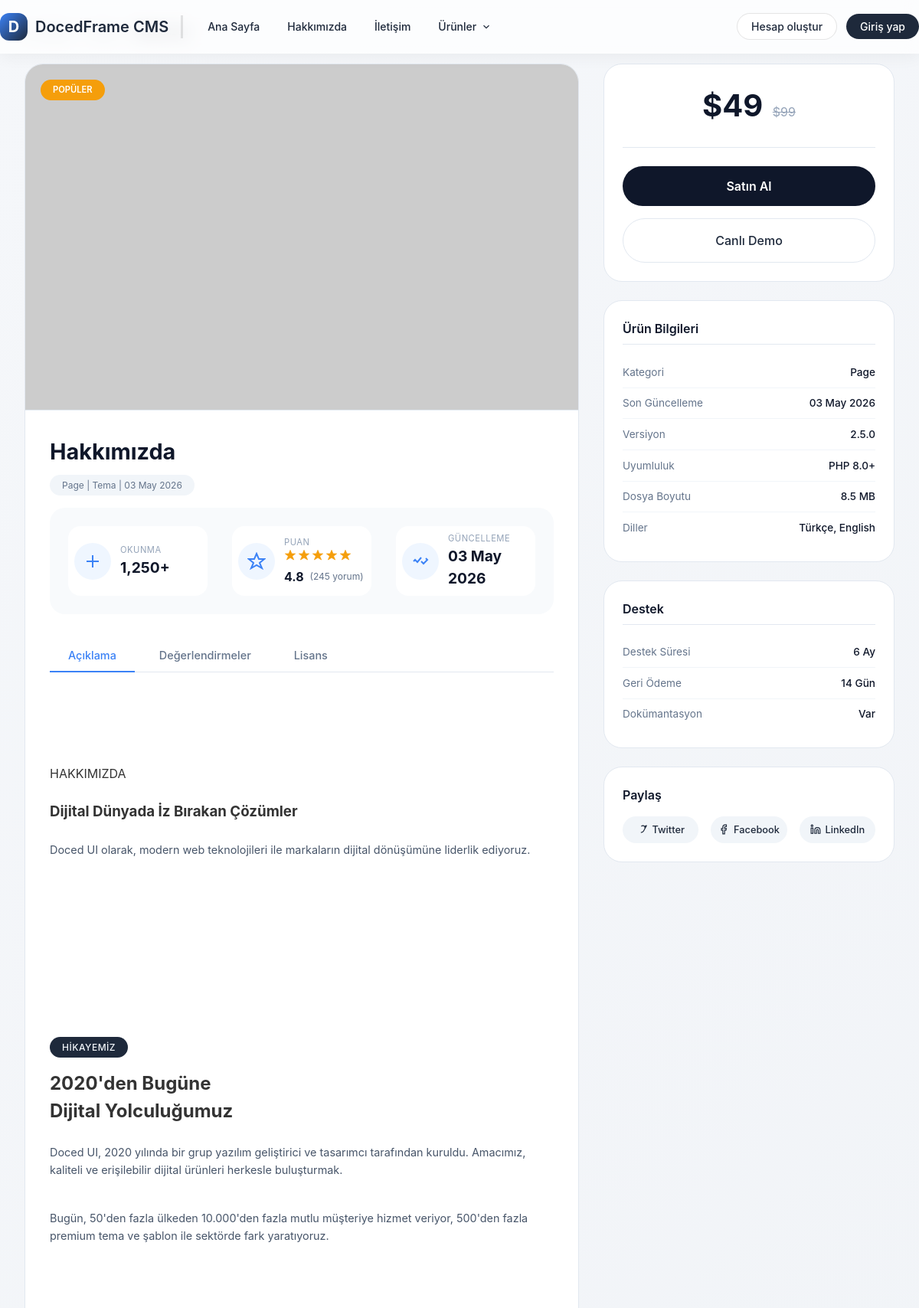
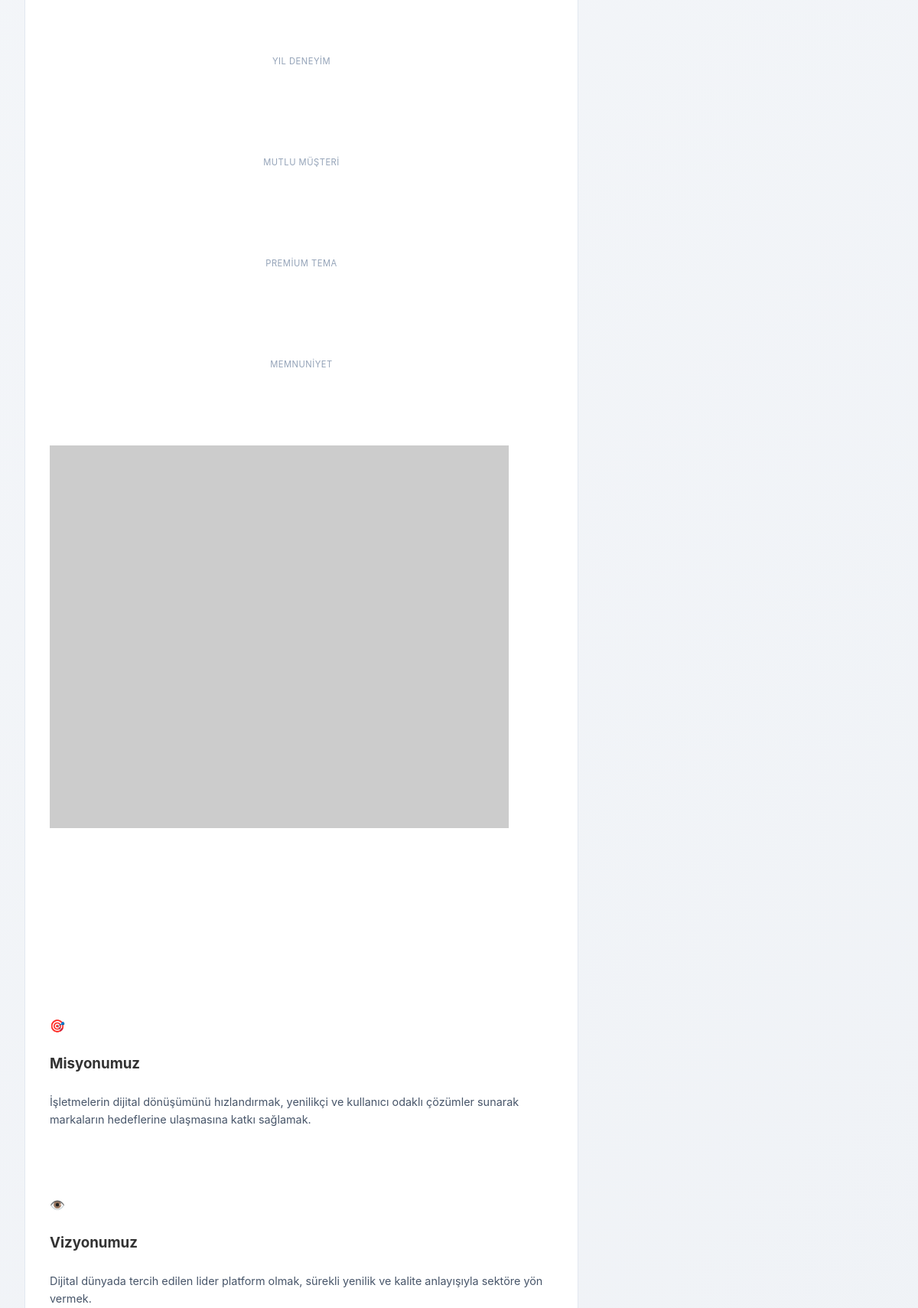
Screenshot of /index.php?p=6 (upper part) with the database file from the repository (2 pictures, top to bottom).
### tables this page shows
CREATE TABLE `options` (
  `id` int NOT NULL,
  `option_key` varchar(255) NOT NULL,
  `option_value` text,
  `autoload` tinyint DEFAULT '1',
  `created_at` timestamp NULL DEFAULT CURRENT_TIMESTAMP,
  `updated_at` timestamp NULL DEFAULT CURRENT_TIMESTAMP ON UPDATE CURRENT_TIMESTAMP
);

CREATE TABLE `menu_items` (
  `id` int NOT NULL,
  `menu_id` int NOT NULL,
  `parent_id` int DEFAULT '0',
  `title` varchar(255) NOT NULL,
  `url` varchar(255) NOT NULL,
  `target` varchar(20) DEFAULT '_self',
  `icon` varchar(100) DEFAULT NULL,
  `position` int DEFAULT '0',
  `created_at` timestamp NULL DEFAULT CURRENT_TIMESTAMP,
  `menu_type` varchar(20) DEFAULT 'default'
);

CREATE TABLE `posts` (
  `id` int NOT NULL,
  `title` varchar(255) NOT NULL,
  `slug` varchar(255) NOT NULL,
  `content` longtext,
  `excerpt` text,
  `type` varchar(50) DEFAULT 'post',
  `status` varchar(20) DEFAULT 'draft',
  `author_id` int DEFAULT NULL,
  `created_at` timestamp NULL DEFAULT CURRENT_TIMESTAMP,
  `updated_at` timestamp NULL DEFAULT CURRENT_TIMESTAMP ON UPDATE CURRENT_TIMESTAMP
);

### themes/default/single.php (the view, shortened to what the rows shown need)
<?php include __DIR__ . '/header.php'; ?>
<section class="single-page">
	<div class="breadcrumb">
		<a href="<?php echo home_url(); ?>">Ana Sayfa</a>
		<span>/</span>
		<a href="/yazilar">Yazılar</a>
		<span>/</span>
		<span class="current"><?php echo htmlspecialchars($post['title']); ?></span>
	</div>
	<div class="single-grid">
		<div class="single-main">
			<div class="theme-image">
				<img src="<?php echo get_post_image($post['id']); ?>" alt="<?php echo htmlspecialchars($post['title']); ?>">
				<div class="image-badges">
					<span class="image-badge hot">POPÜLER</span>
				</div>
			</div>
			<div class="theme-info">
				<h1 class="theme-title"><?php echo htmlspecialchars($post['title']); ?></h1>
				<span class="theme-category"><?php echo ucfirst($post['type']); ?> | Tema | <?php echo date('d M Y', strtotime($post['created_at'])); ?></span>
				<div class="theme-stats">
					<div class="stat-box">
						<div class="stat-icon">
							<svg viewBox="0 0 24 24" fill="none" stroke="currentColor" stroke-width="2">
								<path d="M12 4L12 20M20 12L4 12"/>
							</svg>
						</div>
						<div class="stat-content">
							<div class="stat-label">Okunma</div>
							<div class="stat-value">1,250+</div>
						</div>
					</div>
					<div class="stat-box">
						<div class="stat-icon">
							<svg viewBox="0 0 24 24" fill="none" stroke="currentColor" stroke-width="2">
								<path d="M12 2L15 9H22L16 14L19 21L12 17L5 21L8 14L2 9H9L12 2Z"/>
							</svg>
						</div>
						<div class="stat-content">
							<div class="stat-label">Puan</div>
							<div class="stat-rating">
								<div class="rating-stars-large">
									<svg viewBox="0 0 24 24"><path d="M12 2L15 9H22L16 14L19 21L12 17L5 21L8 14L2 9H9L12 2Z"/></svg>
									<svg viewBox="0 0 24 24"><path d="M12 2L15 9H22L16 14L19 21L12 17L5 21L8 14L2 9H9L12 2Z"/></svg>
									<svg viewBox="0 0 24 24"><path d="M12 2L15 9H22L16 14L19 21L12 17L5 21L8 14L2 9H9L12 2Z"/></svg>
									<svg viewBox="0 0 24 24"><path d="M12 2L15 9H22L16 14L19 21L12 17L5 21L8 14L2 9H9L12 2Z"/></svg>
									<svg viewBox="0 0 24 24"><path d="M12 2L15 9H22L16 14L19 21L12 17L5 21L8 14L2 9H9L12 2Z"/></svg>
								</div>
								<span class="rating-value-large">4.8</span>
								<span class="rating-count">(245 yorum)</span>
							</div>
						</div>
					</div>
					<div class="stat-box">
						<div class="stat-icon">
							<svg viewBox="0 0 24 24" fill="none" stroke="currentColor" stroke-width="2">
								<path d="M3 12L5 10L8 13L13 7"/>
								<path d="M19 8L21 10L16 15L13 12"/>
							</svg>
						</div>
						<div class="stat-content">
							<div class="stat-label">Güncelleme</div>
							<div class="stat-value"><?php echo date('d M Y', strtotime($post['created_at'])); ?></div>
						</div>
					</div>
				</div>
				<div class="theme-tabs">
					<div class="tabs-header">
						<button class="tab-btn active" data-tab="tab-description">Açıklama</button>
						<button class="tab-btn" data-tab="tab-reviews">Değerlendirmeler</button>
						<button class="tab-btn" data-tab="tab-license">Lisans</button>
					</div>
					<div class="tab-pane active" id="tab-description">
						<div class="description-content">
							<?php echo nl2br($post['content']); ?>
						</div>
					</div>
				</div>
			</div>
		</div>
		<div class="single-sidebar">
			<div class="price-card">
				<div class="price-amount">
					<span class="current-price">$49</span>
					<span class="old-price">$99</span>
				</div>
				<div class="price-buttons">
					<button class="btn-buy-now" id="buyNowBtn">Satın Al</button>
					<a href="#" class="btn-demo-full" id="demoFullBtn">Canlı Demo</a>
				</div>
			</div>
			<div class="info-card">
				<h3>Ürün Bilgileri</h3>
				<ul class="info-list">
					<li><span class="info-label">Kategori</span><span class="info-value"><?php echo ucfirst($post['type']); ?></span></li>
					<li><span class="info-label">Son Güncelleme</span><span class="info-value"><?php echo date('d M Y', strtotime($post['created_at'])); ?></span></li>
					<li><span class="info-label">Versiyon</span><span class="info-value">2.5.0</span></li>
					<li><span class="info-label">Uyumluluk</span><span class="info-value">PHP 8.0+</span></li>
					<li><span class="info-label">Dosya Boyutu</span><span class="info-value">8.5 MB</span></li>
					<li><span class="info-label">Diller</span><span class="info-value">Türkçe, English</span></li>
				</ul>
			</div>
			<div class="info-card">
				<h3>Destek</h3>
				<ul class="info-list">
					<li><span class="info-label">Destek Süresi</span><span class="info-value">6 Ay</span></li>
					<li><span class="info-label">Geri Ödeme</span><span class="info-value">14 Gün</span></li>
					<li><span class="info-label">Dokümantasyon</span><span class="info-value">Var</span></li>
				</ul>
			</div>
			<div class="share-card">
				<h3>Paylaş</h3>
				<div class="share-buttons">
					<button class="share-btn" data-platform="twitter">
						<svg width="14" height="14" viewBox="0 0 24 24" fill="none" stroke="currentColor" stroke-width="2">
							<path d="M23 3C23 3 20.5 4 18 5.5C16.5 3 13 3 11 5.5M23 3L18 9M23 3L16 16C15 18 13 19 10 19"/>
						</svg>
						Twitter
					</button>
					<button class="share-btn" data-platform="facebook">
						<svg width="14" height="14" viewBox="0 0 24 24" fill="none" stroke="currentColor" stroke-width="2">
							<path d="M18 2h-3a5 5 0 0 0-5 5v3H7v4h3v8h4v-8h3l1-4h-4V7a1 1 0 0 1 1-1h3z"/>
						</svg>
						Facebook
					</button>
					<button class="share-btn" data-platform="linkedin">
						<svg width="14" height="14" viewBox="0 0 24 24" fill="none" stroke="currentColor" stroke-width="2">
							<path d="M16 8a6 6 0 0 1 6 6v7h-4v-7a2 2 0 0 0-2-2 2 2 0 0 0-2 2v7h-4v-7a6 6 0 0 1 6-6z"/>
							<rect x="2" y="9" width="4" height="12"/>
							<circle cx="4" cy="4" r="2"/>
						</svg>
						LinkedIn
					</button>
				</div>
			</div>
		</div>
	</div>
</section>
<?php include __DIR__ . '/footer.php'; ?>

### themes/default/header.php (shortened to what the rows shown need)
<!DOCTYPE html>
<html lang="tr">
<head>
    <link rel="stylesheet" href="/themes/default/assets/css/style.css">
</head>
<body>
<header class="main-nav" id="mainNav">
    <div class="nav-container">
        <div class="nav-left">
            <a href="<?php echo home_url(); ?>" class="logo-wrapper">
                <div class="logo-icon"><span>D</span></div>
                <span class="logo-text"><?php echo get_option('site_name', 'DocedFrame'); ?></span>
            </a>
            <span class="divider"></span>
            <ul class="nav-menu" id="navMenu">
                <?php
                try {
                    $menuModel = new \App\Models\Menu();
                    $menu = $menuModel->getByLocation('primary');
                    if ($menu && !empty($menu['items'])):
                        foreach ($menu['items'] as $item):
                            $hasChildren = isset($item['children']) && !empty($item['children']);
                ?>
                <li class="nav-item <?php echo $hasChildren ? 'dropdown' : ''; ?>">
                    <?php if ($hasChildren): ?>
                    <button class="nav-link">
                        <?php echo htmlspecialchars($item['title']); ?>
                        <svg class="chevron-icon" viewBox="0 0 24 24" fill="none">
                            <path d="M6 9L12 15L18 9" stroke="currentColor" stroke-width="2"/>
                        </svg>
                    </button>
                    <?php else: ?>
                    <a href="<?php echo $item['url']; ?>" class="nav-link"><?php echo htmlspecialchars($item['title']); ?></a>
                    <?php endif; ?>
                </li>
                <?php
                        endforeach;
                    endif;
                } catch (Exception $e) {}
                ?>
            </ul>
        </div>
        <?php
        $isLoggedIn = \Core\Auth\Auth::check();
        $userName = '';
        $userEmail = '';
        $userInitial = 'G';
        ?>
        <div class="user-actions">
            <?php if ($isLoggedIn): ?>
            <div class="cart-dropdown" id="cartDropdown">
                <button class="cart-btn" id="cartBtn">
                    <svg width="20" height="20" viewBox="0 0 24 24" fill="none" stroke="currentColor" stroke-width="2">
                        <circle cx="9" cy="21" r="1"/>
                        <circle cx="20" cy="21" r="1"/>
                        <path d="M1 1h4l2.68 13.39a2 2 0 0 0 2 1.61h9.72a2 2 0 0 0 2-1.61L23 6H6"/>
                    </svg>
                    <span class="cart-count" id="cartCount">0</span>
                </button>
                <div class="cart-menu" id="cartMenu">
                    <div class="cart-header">
                        <h4>Sepetim</h4>
                        <button class="cart-close-btn" id="cartCloseBtn">
                            <svg width="18" height="18" viewBox="0 0 24 24" fill="none" stroke="currentColor" stroke-width="2">
                                <line x1="18" y1="6" x2="6" y2="18"/>
                                <line x1="6" y1="6" x2="18" y2="18"/>
                            </svg>
                        </button>
                    </div>
                    <div class="cart-items" id="cartItems">
                        <div class="cart-empty"><p>Sepetiniz boş</p></div>
                    </div>
                    <div class="cart-footer">
                        <div class="cart-total"><span>Toplam:</span><strong id="cartTotal">$0</strong></div>
                        <button class="cart-checkout" id="cartCheckout">Sepeti Onayla</button>
                    </div>
                </div>
            </div>
            <div class="account-dropdown" id="accountDropdown">
                <button class="account-btn" id="accountBtn">
                    <div class="account-avatar" id="accountAvatar"><?php echo $userInitial; ?></div>
                    <span class="account-name" id="accountName"><?php echo htmlspecialchars($userName); ?></span>
                    <svg class="chevron-icon" viewBox="0 0 24 24" fill="none">
                        <path d="M6 9L12 15L18 9" stroke="currentColor" stroke-width="2"/>
                    </svg>
                </button>
                <div class="account-menu" id="accountMenu">
                    <div class="account-profile">
                        <div class="profile-avatar" id="profileAvatar"><?php echo $userInitial; ?></div>
                        <div class="profile-info">
                            <div class="profile-name" id="profileName"><?php echo htmlspecialchars($userName); ?></div>
                            <div class="profile-email" id="profileEmail"><?php echo htmlspecialchars($userEmail); ?></div>
                        </div>
                    </div>
                    <ul class="account-links">
                        <li><a href="/profil"><svg width="16" height="16" viewBox="0 0 24 24" fill="none" stroke="currentColor" stroke-width="2"><path d="M20 21v-2a4 4 0 0 0-4-4H8a4 4 0 0 0-4 4v2"/><circle cx="12" cy="7" r="4"/></svg>Profilim</a></li>
                        <li><a href="/siparisler"><svg width="16" height="16" viewBox="0 0 24 24" fill="none" stroke="currentColor" stroke-width="2"><rect x="2" y="3" width="20" height="14" rx="2"/><line x1="8" y1="21" x2="16" y2="21"/><line x1="12" y1="17" x2="12" y2="21"/></svg>Siparişlerim</a></li>
                        <li><a href="/sepet"><svg width="16" height="16" viewBox="0 0 24 24" fill="none" stroke="currentColor" stroke-width="2"><circle cx="9" cy="21" r="1"/><circle cx="20" cy="21" r="1"/><path d="M1 1h4l2.68 13.39a2 2 0 0 0 2 1.61h9.72a2 2 0 0 0 2-1.61L23 6H6"/></svg>Sepetim</a></li>
                    </ul>
                    <div class="account-divider"></div>
                    <ul class="account-links">
                        <li><a href="/df-admin/logout"><svg width="16" height="16" viewBox="0 0 24 24" fill="none" stroke="currentColor" stroke-width="2"><path d="M9 21H5a2 2 0 0 1-2-2V5a2 2 0 0 1 2-2h4"/><polyline points="16 17 21 12 16 7"/><line x1="21" y1="12" x2="9" y2="12"/></svg>Çıkış Yap</a></li>
                    </ul>
                </div>
            </div>
            <?php else: ?>
            <button class="btn-outline" id="signupBtn">Hesap oluştur</button>
            <button class="btn-primary" id="loginBtn">Giriş yap</button>
            <?php endif; ?>
        </div>
    </div>
</header>
<main class="site-main">

### rows the page displays
options: option_value "DocedFrame CMS"
menu_items: title "Ana Sayfa"
menu_items: title "Hakkımızda"
menu_items: title "İletişim"
menu_items: title "Ürünler"
posts: title "Hakkımızda", type "Page", created_at "03 May 2026", content "HAKKIMIZDA Dijital Dünyada İz Bırakan Çözümler Doced UI olarak, modern web teknolojileri ile markaların dijital dönüşümüne liderlik ediyoruz. HİKAYEMİZ 2020'den Bugüne Dijital Yolculuğumuz Doced UI, 2020 yılında bir grup yazılım geliştirici ve tasarımcı tarafından kuruldu. Amacımız, kaliteli ve erişilebilir dijital ürünleri herkesle buluşturmak. Bugün, 50'den fazla ülkeden 10.000'den fazla mutlu müşteriye hizmet veriyor, 500'den fazla premium tema ve şablon ile sektörde fark yaratıyoruz. YIL DENEYIM MUTLU MÜŞTERI PREMIUM TEMA MEMNUNIYET 🎯 Misyonumuz İşletmelerin dijital dönüşümünü hızlandırmak, yenilikçi ve kullanıcı odaklı çözümler sunarak markaların hedeflerine ulaşmasına katkı sağlamak.…"
